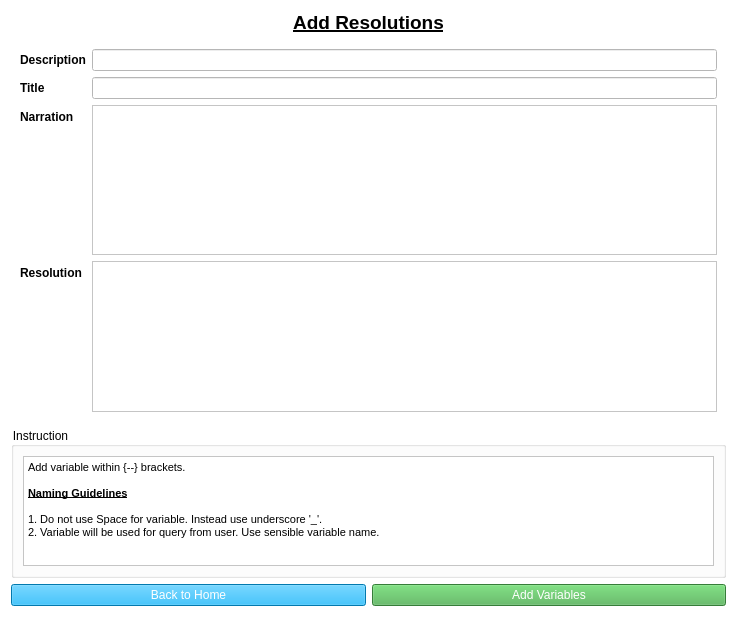
<?xml version="1.0" encoding="UTF-8"?>
<ui version="4.0">
 <class>Form</class>
 <widget class="QWidget" name="Form">
  <property name="geometry">
   <rect>
    <x>0</x>
    <y>0</y>
    <width>737</width>
    <height>617</height>
   </rect>
  </property>
  <property name="windowTitle">
   <string>Add Resolution</string>
  </property>
  <property name="windowIcon">
   <iconset>
    <normaloff>../Icon/logo.png</normaloff>../Icon/logo.png</iconset>
  </property>
  <property name="styleSheet">
   <string notr="true">background-color: rgb(255, 255, 255);</string>
  </property>
  <layout class="QGridLayout" name="gridLayout_2">
   <item row="0" column="0">
    <widget class="QLabel" name="label">
     <property name="maximumSize">
      <size>
       <width>16777215</width>
       <height>23</height>
      </size>
     </property>
     <property name="text">
      <string>&lt;html&gt;&lt;head/&gt;&lt;body&gt;&lt;p&gt;&lt;span style=&quot; font-size:14pt; font-weight:600; text-decoration: underline;&quot;&gt;Add Resolutions&lt;/span&gt;&lt;/p&gt;&lt;/body&gt;&lt;/html&gt;</string>
     </property>
     <property name="alignment">
      <set>Qt::AlignCenter</set>
     </property>
    </widget>
   </item>
   <item row="1" column="0">
    <widget class="QWidget" name="widget" native="true">
     <layout class="QFormLayout" name="formLayout">
      <item row="0" column="0">
       <widget class="QLabel" name="DescriptonLabel">
        <property name="font">
         <font>
          <stylestrategy>PreferAntialias</stylestrategy>
         </font>
        </property>
        <property name="text">
         <string>&lt;html&gt;&lt;head/&gt;&lt;body&gt;&lt;p&gt;&lt;span style=&quot; font-weight:600;&quot;&gt;Description&lt;/span&gt;&lt;/p&gt;&lt;/body&gt;&lt;/html&gt;</string>
        </property>
       </widget>
      </item>
      <item row="0" column="1">
       <widget class="QLineEdit" name="DescriptionInput">
        <property name="sizePolicy">
         <sizepolicy hsizetype="Expanding" vsizetype="Expanding">
          <horstretch>0</horstretch>
          <verstretch>0</verstretch>
         </sizepolicy>
        </property>
       </widget>
      </item>
      <item row="1" column="0">
       <widget class="QLabel" name="TitleLabel">
        <property name="font">
         <font>
          <stylestrategy>PreferAntialias</stylestrategy>
         </font>
        </property>
        <property name="text">
         <string>&lt;html&gt;&lt;head/&gt;&lt;body&gt;&lt;p&gt;&lt;span style=&quot; font-weight:600;&quot;&gt;Title&lt;/span&gt;&lt;/p&gt;&lt;/body&gt;&lt;/html&gt;</string>
        </property>
       </widget>
      </item>
      <item row="1" column="1">
       <widget class="QLineEdit" name="TitleInput">
        <property name="sizePolicy">
         <sizepolicy hsizetype="Expanding" vsizetype="Expanding">
          <horstretch>0</horstretch>
          <verstretch>0</verstretch>
         </sizepolicy>
        </property>
       </widget>
      </item>
      <item row="2" column="0">
       <widget class="QLabel" name="NarrationLabel">
        <property name="font">
         <font>
          <stylestrategy>PreferAntialias</stylestrategy>
         </font>
        </property>
        <property name="text">
         <string>&lt;html&gt;&lt;head/&gt;&lt;body&gt;&lt;p&gt;&lt;span style=&quot; font-weight:600;&quot;&gt;Narration&lt;/span&gt;&lt;/p&gt;&lt;/body&gt;&lt;/html&gt;</string>
        </property>
       </widget>
      </item>
      <item row="2" column="1">
       <widget class="QTextEdit" name="NarrationInput"/>
      </item>
      <item row="3" column="0">
       <widget class="QLabel" name="ResolutionLabel">
        <property name="font">
         <font>
          <stylestrategy>PreferAntialias</stylestrategy>
         </font>
        </property>
        <property name="text">
         <string>&lt;html&gt;&lt;head/&gt;&lt;body&gt;&lt;p&gt;&lt;span style=&quot; font-weight:600;&quot;&gt;Resolution&lt;/span&gt;&lt;/p&gt;&lt;/body&gt;&lt;/html&gt;</string>
        </property>
       </widget>
      </item>
      <item row="3" column="1">
       <widget class="QTextEdit" name="ResolutionInput"/>
      </item>
     </layout>
    </widget>
   </item>
   <item row="2" column="0">
    <widget class="QGroupBox" name="groupBox">
     <property name="font">
      <font>
       <stylestrategy>PreferAntialias</stylestrategy>
      </font>
     </property>
     <property name="title">
      <string>Instruction</string>
     </property>
     <layout class="QGridLayout" name="gridLayout">
      <item row="0" column="0">
       <widget class="QTextBrowser" name="textBrowser">
        <property name="font">
         <font>
          <stylestrategy>PreferAntialias</stylestrategy>
         </font>
        </property>
        <property name="html">
         <string>&lt;!DOCTYPE HTML PUBLIC &quot;-//W3C//DTD HTML 4.0//EN&quot; &quot;http://www.w3.org/TR/REC-html40/strict.dtd&quot;&gt;
&lt;html&gt;&lt;head&gt;&lt;meta name=&quot;qrichtext&quot; content=&quot;1&quot; /&gt;&lt;style type=&quot;text/css&quot;&gt;
p, li { white-space: pre-wrap; }
&lt;/style&gt;&lt;/head&gt;&lt;body style=&quot; font-family:'MS Shell Dlg 2'; font-size:8.25pt; font-weight:400; font-style:normal;&quot;&gt;
&lt;p style=&quot; margin-top:0px; margin-bottom:0px; margin-left:0px; margin-right:0px; -qt-block-indent:0; text-indent:0px;&quot;&gt;Add variable within {--} brackets. &lt;/p&gt;
&lt;p style=&quot;-qt-paragraph-type:empty; margin-top:0px; margin-bottom:0px; margin-left:0px; margin-right:0px; -qt-block-indent:0; text-indent:0px;&quot;&gt;&lt;br /&gt;&lt;/p&gt;
&lt;p style=&quot; margin-top:0px; margin-bottom:0px; margin-left:0px; margin-right:0px; -qt-block-indent:0; text-indent:0px;&quot;&gt;&lt;span style=&quot; font-weight:600; text-decoration: underline;&quot;&gt;Naming Guidelines&lt;/span&gt;&lt;/p&gt;
&lt;p style=&quot;-qt-paragraph-type:empty; margin-top:0px; margin-bottom:0px; margin-left:0px; margin-right:0px; -qt-block-indent:0; text-indent:0px; font-weight:600; text-decoration: underline;&quot;&gt;&lt;br /&gt;&lt;/p&gt;
&lt;p style=&quot; margin-top:0px; margin-bottom:0px; margin-left:0px; margin-right:0px; -qt-block-indent:0; text-indent:0px;&quot;&gt;1. Do not use Space for variable. Instead use underscore '_'.&lt;/p&gt;
&lt;p style=&quot; margin-top:0px; margin-bottom:0px; margin-left:0px; margin-right:0px; -qt-block-indent:0; text-indent:0px;&quot;&gt;2. Variable will be used for query from user. Use sensible variable name.&lt;/p&gt;
&lt;p style=&quot;-qt-paragraph-type:empty; margin-top:0px; margin-bottom:0px; margin-left:0px; margin-right:0px; -qt-block-indent:0; text-indent:0px;&quot;&gt;&lt;br /&gt;&lt;/p&gt;&lt;/body&gt;&lt;/html&gt;</string>
        </property>
       </widget>
      </item>
     </layout>
    </widget>
   </item>
   <item row="3" column="0">
    <widget class="QWidget" name="ButtonGroup" native="true">
     <property name="maximumSize">
      <size>
       <width>16777215</width>
       <height>43</height>
      </size>
     </property>
     <layout class="QHBoxLayout" name="horizontalLayout_3">
      <property name="leftMargin">
       <number>0</number>
      </property>
      <property name="topMargin">
       <number>0</number>
      </property>
      <property name="rightMargin">
       <number>0</number>
      </property>
      <property name="bottomMargin">
       <number>0</number>
      </property>
      <item>
       <widget class="QPushButton" name="Bactohome">
        <property name="sizePolicy">
         <sizepolicy hsizetype="Minimum" vsizetype="Expanding">
          <horstretch>0</horstretch>
          <verstretch>0</verstretch>
         </sizepolicy>
        </property>
        <property name="font">
         <font>
          <stylestrategy>PreferAntialias</stylestrategy>
         </font>
        </property>
        <property name="styleSheet">
         <string notr="true">background-color:rgb(3,169,244);
color: rgb(255, 255, 255);</string>
        </property>
        <property name="text">
         <string>Back to Home</string>
        </property>
       </widget>
      </item>
      <item>
       <widget class="QPushButton" name="AddVariables">
        <property name="sizePolicy">
         <sizepolicy hsizetype="Minimum" vsizetype="Expanding">
          <horstretch>0</horstretch>
          <verstretch>0</verstretch>
         </sizepolicy>
        </property>
        <property name="font">
         <font>
          <stylestrategy>PreferAntialias</stylestrategy>
         </font>
        </property>
        <property name="styleSheet">
         <string notr="true">color: rgb(255, 255, 255);
background-color: rgb(76,175,80);</string>
        </property>
        <property name="text">
         <string>Add Variables</string>
        </property>
       </widget>
      </item>
     </layout>
    </widget>
   </item>
  </layout>
 </widget>
 <resources/>
 <connections/>
</ui>
